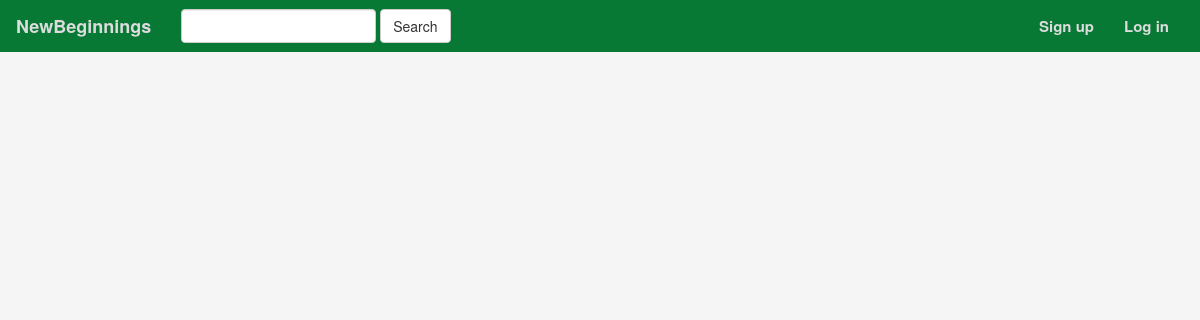
Before: /posts/70/ with the older database file.
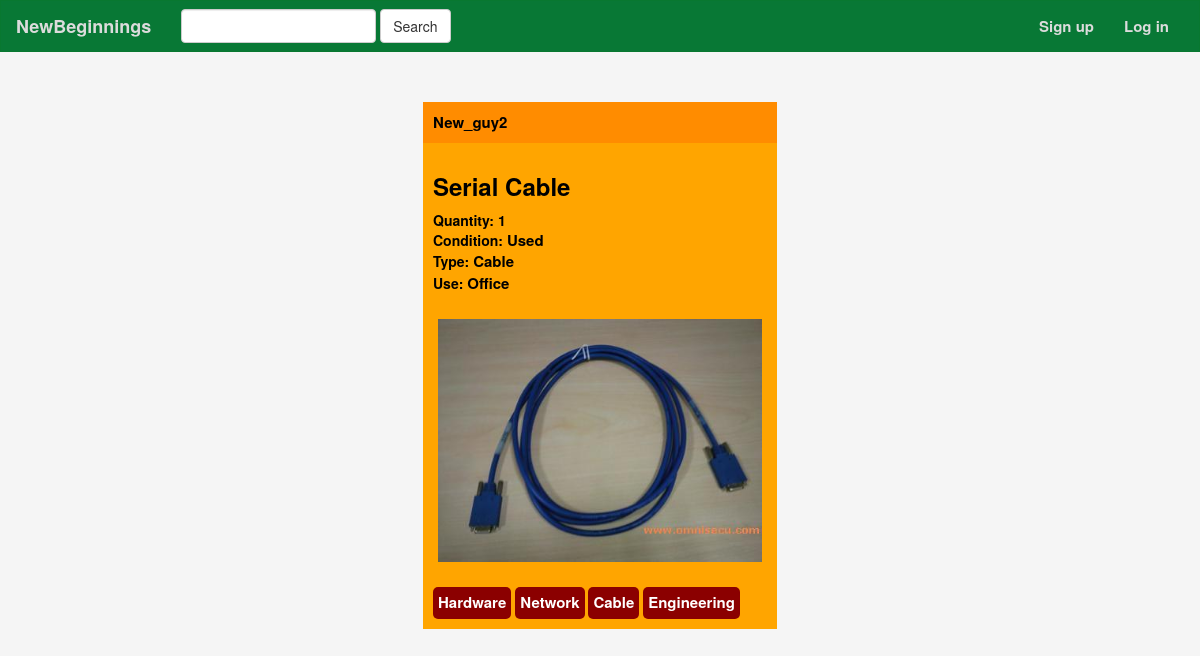
After: the same page with the newer database file.
### newbeginnings/models.py (models this page shows, shortened)
class Post(models.Model):
    user_id = models.ForeignKey(User,on_delete=models.CASCADE)
    item_photo = models.FileField(blank=True,null=True)
    item_name = models.CharField(max_length=200)
    item_quantity = models.IntegerField(default=0)
    item_condition = models.CharField(max_length=200)
    item_condition_slug = AutoSlugField(populate_from='item_condition', blank=True)
    item_type = models.CharField(max_length=200)
    item_type_slug = AutoSlugField(populate_from='item_type', blank=True)
    item_use = models.CharField(max_length=200)
    item_use_slug = AutoSlugField(populate_from='item_use', blank=True)
    tags = TaggableManager()

### newbeginnings/views.py (the view)
# urls.py: url(r'^posts/(?P<post_id>[0-9]+)/$', views.PostView.as_view(),name='post'),
class PostView(generic.ListView):
    template_name = 'newbeginnings/post_details.html'
    context_object_name = 'posts'
    def get_queryset(self, **kwargs):
        return Post.objects.filter(id=self.kwargs['post_id'])
    def get_context_data(self, **kwargs):
        context = super(PostView, self).get_context_data(**kwargs)
        context["loggeduser"] = self.request.user.id
        return context

### newbeginnings/templates/newbeginnings/post_details.html (shortened to what this page needs)
{% extends 'newbeginnings/base.html' %}
{% block body%}
{% for post in posts %}
    {% if post %}
    <div class="centerdiv">
          <div class="post">
                <div class="post_author">
                    <a href="{% url 'profile' post.user_id.id %}">{{post.user_id.username}}</a>
                </div>
                <div class="post_item">
                    <h3><strong>{{post.item_name}}</strong></h3>
                    Quantity: {{post.item_quantity}}<br>
                    Condition: <a href="{% url 'post-condition' post.item_condition_slug %}">{{post.item_condition}}</a> <br>
                    Type: <a href="{% url 'post-type' post.item_type_slug %}">{{post.item_type}}</a> <br>
                    Use: <a href="{% url 'post-use' post.item_use_slug %}">{{post.item_use}}</a> <br>
                </div>
                {% if post.item_photo %}
                <div class="post_img" ng-app="post_image">
                    <center>
                        <img id="myImg" src="{{post.item_photo.url}}" >
                    </center>
                </div>
                {% endif %}
                <div class="tag_wrap">
                    {% for tag in post.tags.all %}
                        <a href="{% url 'post-tag' tag.slug %}"><div class="tag">{{ tag.name }}</div></a>
                    {% endfor %}
                </div>
            </div>
    </div>
    {% endif %}
{% endfor %}
{% endblock %}

Changed rows visible on the page:
added Post: user_id.username "New_guy2", item_name "Serial Cable", item_quantity "1", item_condition "Used", item_type "Cable", item_use "Office", item_photo (picture)
added Tag: name "Hardware"
added Tag: name "Network"
added Tag: name "Cable"
added Tag: name "Engineering"
